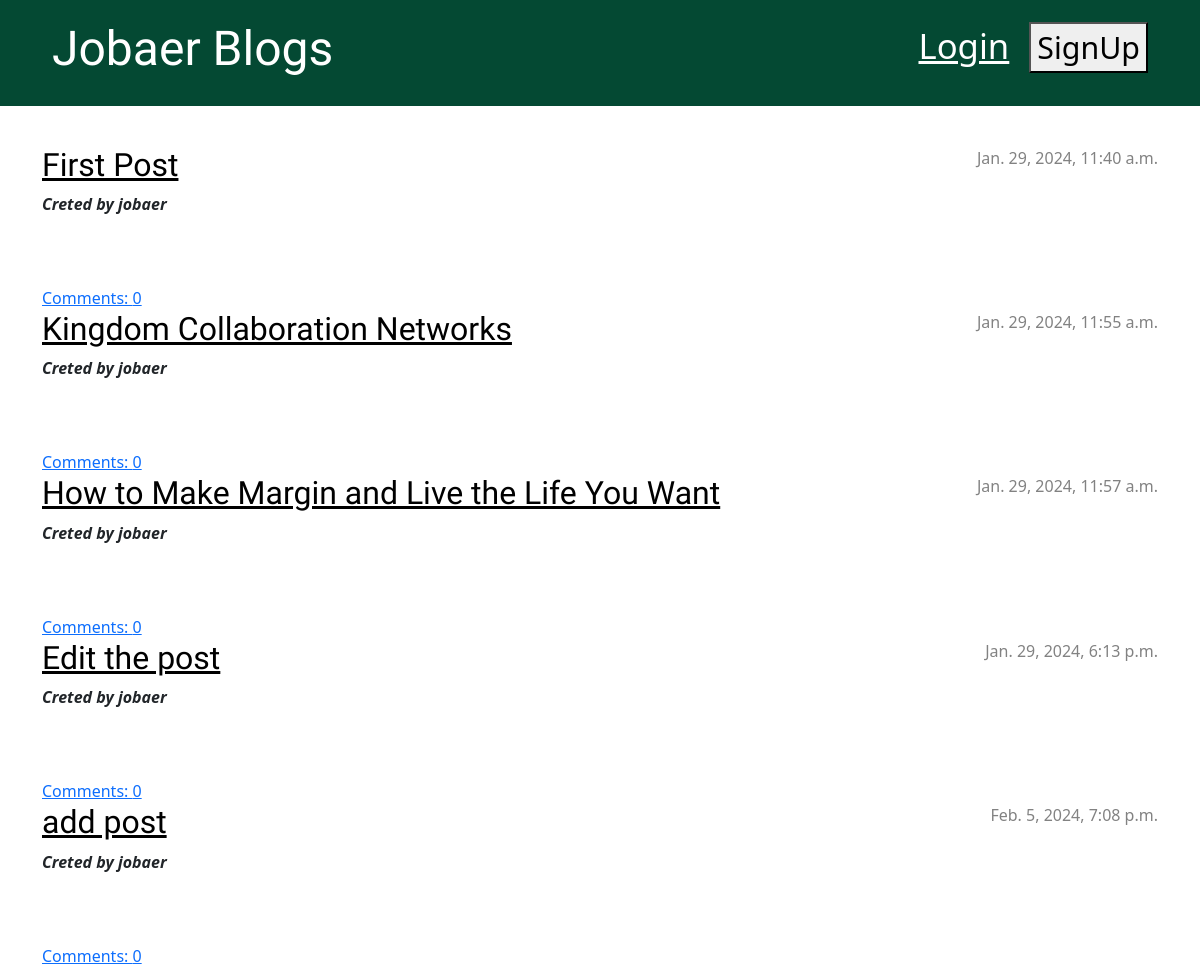
/, run on an earlier commit of the app's database.
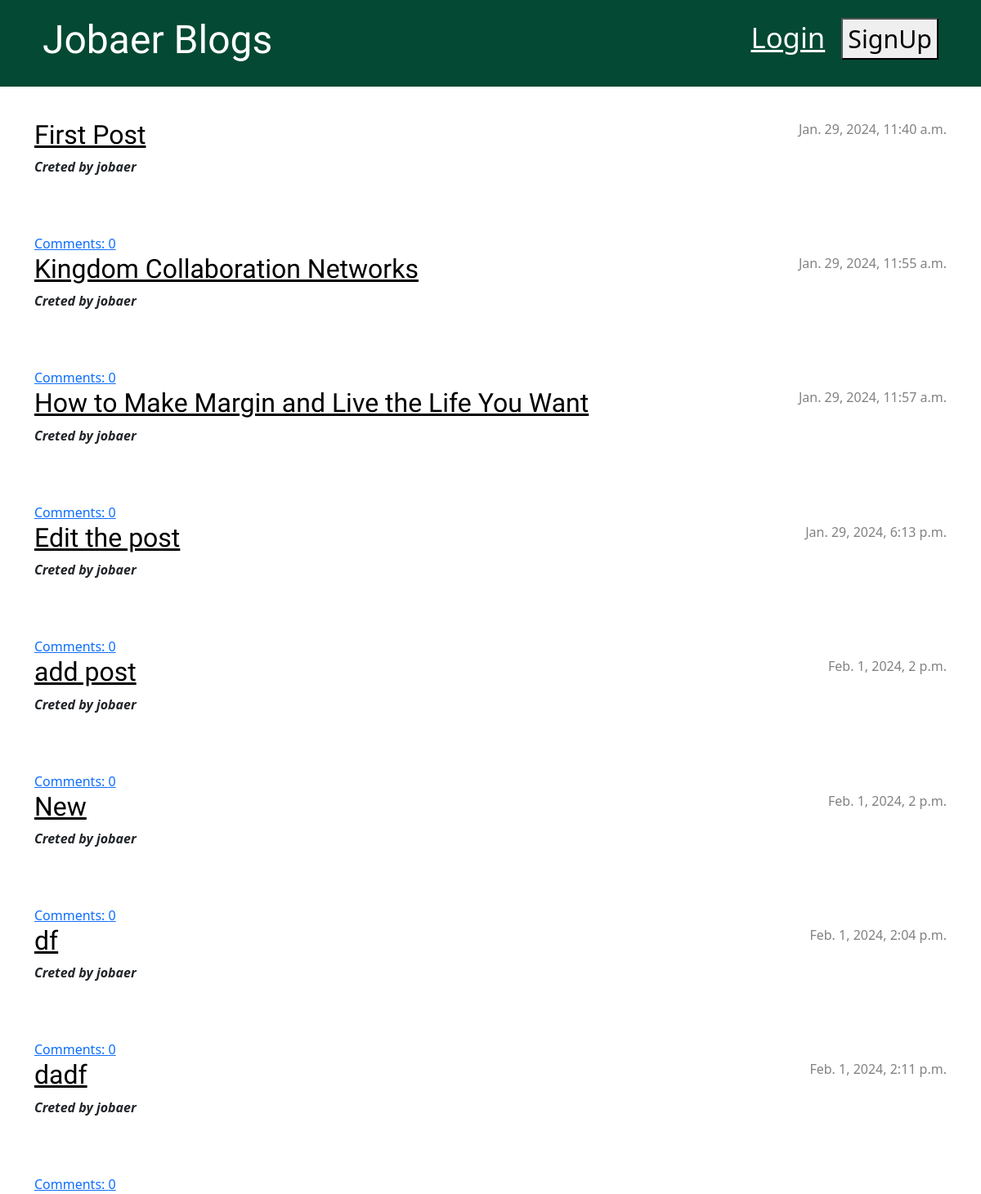
And on a later commit of the database.
### blog/models.py (models this page shows, shortened)
class Post(models.Model):
    author = models.ForeignKey(settings.AUTH_USER_MODEL, on_delete=models.CASCADE)
    title = models.CharField(max_length=200)
    text = models.TextField()
    created_date = models.DateTimeField(default=timezone.now)
    published_date = models.DateTimeField(blank=True, null=True)
    def approved_comments(self):
        return self.comments.filter(approved_comment=True)

### blog/views.py (the view)
# urls.py: path('', views.post_list, name='post_list'),
def post_list(request):
    posts = Post.objects.filter(published_date__lte=timezone.now()).order_by('published_date')
    return render(request, 'blog/post_list.html', {'posts':posts})

### blog/templates/blog/post_list.html
{% extends 'blog/base.html' %}
{% block content %}
    {% for post in posts %}
        <article class="post">
            <time class="date">
                {{ post.published_date }}
            </time>
            <h2><a href="{% url 'post_detail' pk=post.pk %}">{{ post.title }}</a></h2>
            <b><i>Creted by {{post.author}}</i></b>
        </article>
        <a href="{% url 'post_detail' pk=post.pk %}">Comments: {{ post.approved_comments.count }}</a>
    {% endfor %}
{% endblock %}

What changed in the data, as far as the page shows it:
changed Post "add post": published_date "Feb. 5, 2024, 7:08 p.m." → "Feb. 1, 2024, 2 p.m."
added Post: published_date "Feb. 1, 2024, 2 p.m.", title "New", author "jobaer", approved_comments.count "0"
added Post: published_date "Feb. 1, 2024, 2:04 p.m.", title "df", author "jobaer", approved_comments.count "0"
added Post: published_date "Feb. 1, 2024, 2:11 p.m.", title "dadf", author "jobaer", approved_comments.count "0"
